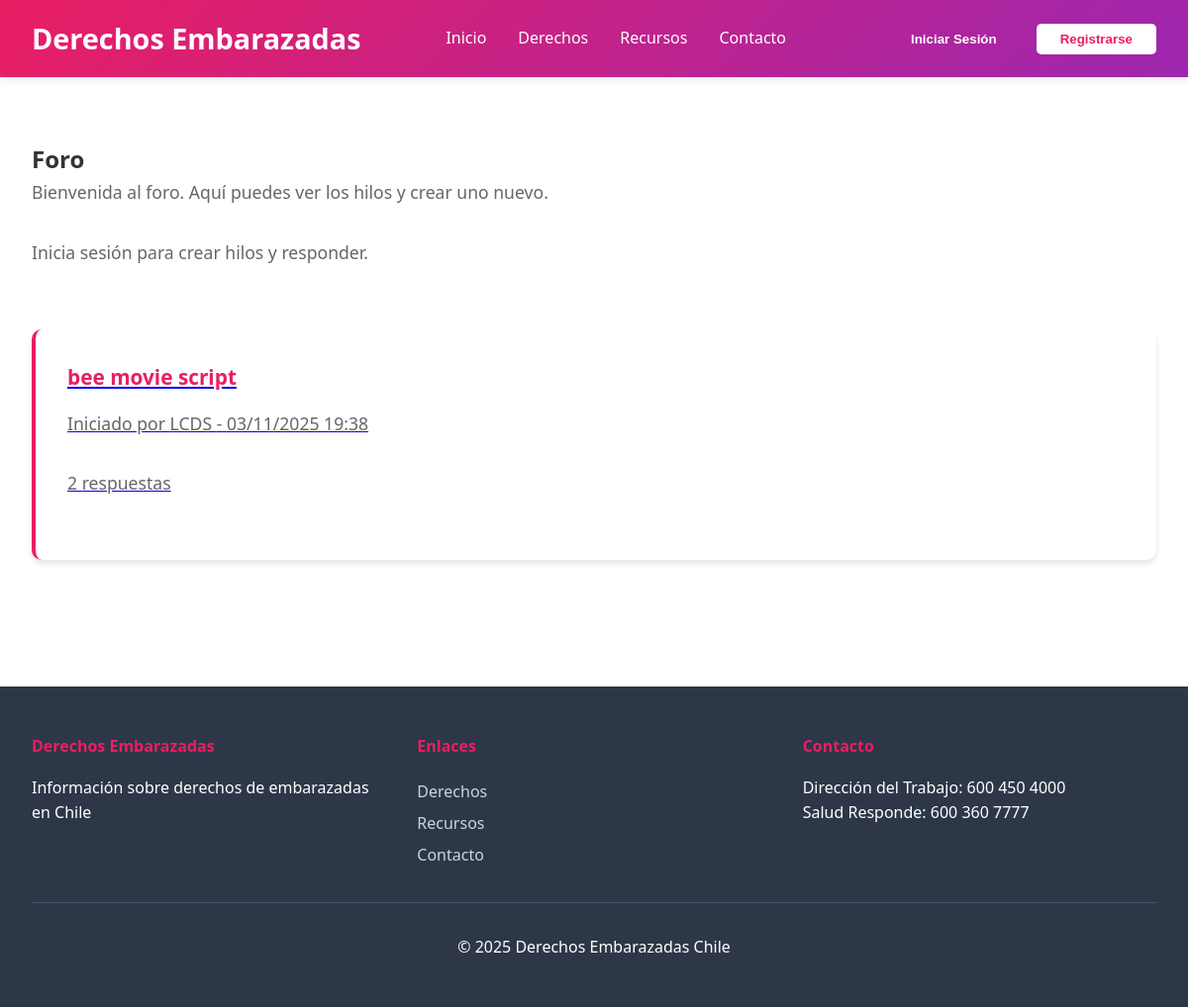
Page /foro/ on the committed database.
### web/models.py (models this page shows, shortened)
class Thread(models.Model):
    title = models.CharField(max_length=200)
    author = models.ForeignKey(
        'auth.User', on_delete=models.SET_NULL, null=True, blank=True, related_name='threads'
    )
    created_at = models.DateTimeField(auto_now_add=True)
    updated_at = models.DateTimeField(auto_now=True)
    locked = models.BooleanField(default=False)
    class Meta:
        ordering = ['-updated_at']

### web/views.py (the view)
# urls.py: path('foro/', views.foro_index, name='foro_index'),
def foro_index(request):
    threads = Thread.objects.all().select_related('author')
    return render(request, 'foro_index.html', {'threads': threads})

### web/templates/foro_index.html
{% extends 'base.html' %}
{% block content %}
<div class="container">
    <section class="section">
        <h1>Foro</h1>
        <p>Bienvenida al foro. Aquí puedes ver los hilos y crear uno nuevo.</p>
        {% if user.is_authenticated %}
            <a href="{% url 'foro_create_thread' %}" class="btn-resource">Crear Hilo</a>
        {% else %}
            <p>Inicia sesión para crear hilos y responder.</p>
        {% endif %}
    </section>
    <section class="section">
        <div class="cards-grid">
            {% for thread in threads %}
            <a href="{% url 'foro_thread_detail' thread.id %}" class="card-link">
                <div class="card">
                    <h3>{{ thread.title }}</h3>
                    {% if thread.author %}
                        <p>Iniciado por {{ thread.author.username }} - {{ thread.created_at|date:"SHORT_DATETIME_FORMAT" }}</p>
                    {% else %}
                        <p>Iniciado por Anónimo - {{ thread.created_at|date:"SHORT_DATETIME_FORMAT" }}</p>
                    {% endif %}
                    <p>{{ thread.posts.count }} respuestas</p>
                </div>
            </a>
            {% empty %}
            <div class="card">
                <p>No hay hilos todavía. Sé la primera en crear uno.</p>
            </div>
            {% endfor %}
        </div>
    </section>
</div>
{% endblock %}

### web/static/css/styles.css (style rules this page uses)
* { margin: 0; padding: 0; box-sizing: border-box; }
body { font-family: 'Segoe UI', Tahoma, Geneva, Verdana, sans-serif; line-height: 1.6; color: #333; }
.container { max-width: 1200px; margin: 0 auto; padding: 4rem 2rem; }
.section { margin-bottom: 4rem; }
.section p { font-size: 1.1rem; color: #666; margin-bottom: 2rem; }
.cards-grid { display: grid; grid-template-columns: repeat(auto-fit, minmax(280px, 1fr)); gap: 2rem; margin-top: 2rem; }
.card { background: white; padding: 2rem; border-radius: 10px; box-shadow: 0 4px 6px rgba(0,0,0,0.1); transition: transform 0.3s, box-shadow 0.3s; border-left: 4px solid #e91e63; }
.card h3 { color: #e91e63; margin-bottom: 1rem; font-size: 1.3rem; }

### rows in the picture
Thread: title "bee movie script", author.username "LCDS", created_at "03/11/2025 19:38", posts.count "2"
